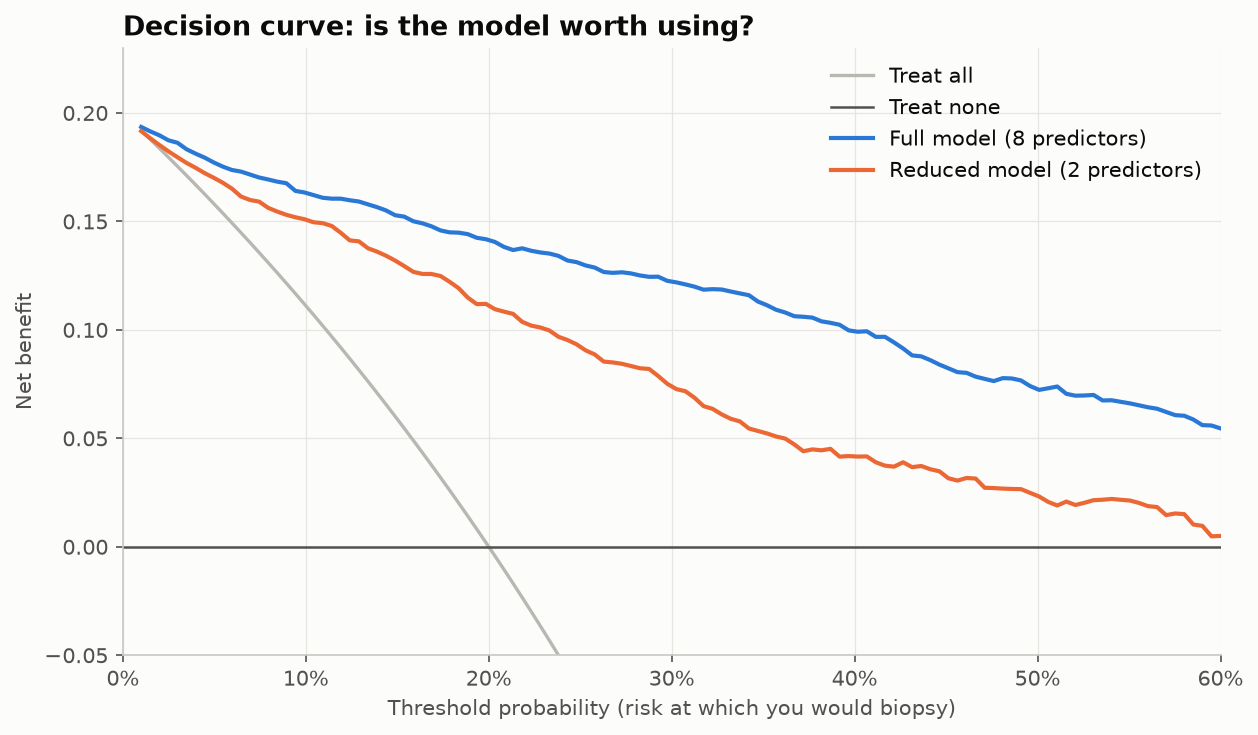

Write Python code to recreate this figure.
"""
Decision Curve Analysis  -  family: Healthcare & life sciences

DESIGN PURPOSE
Plots the net benefit of using a prediction model to decide on treatment,
across the range of threshold probabilities at which a clinician or patient
would act. Each model is compared against the default strategies "treat
everyone" and "treat no one", so the plot shows whether a model is clinically
useful and not just accurate.

WHEN TO USE
  - Judge whether a risk model or biomarker would improve decisions (biopsy,
    adjuvant therapy, screening)
  - Compare models with similar AUC that may differ in clinical usefulness
  - Show the range of risk thresholds over which a model is worth using

AVOID WHEN
  - The model will not be used to make a yes/no decision
  - The predicted probabilities are badly miscalibrated (fix calibration
    first; net benefit depends on it)

ALTERNATIVES
  - ROC curve (discrimination only)
  - Calibration plot

REFERENCE
  - Vickers, A. J. & Elkin, E. B. (2006). Decision curve analysis: a novel
    method for evaluating prediction models. Medical Decision Making 26(6),
    565–574. https://doi.org/10.1177/0272989X06295361

EXAMPLE
Two logistic regression models (full and reduced) predicting a high-grade
cancer finding at biopsy (prevalence about 20%), evaluated on a held-out test
set of synthetic patients.

NOTE: Examples use simulated data. De-identify patient data before analysing
it in notebooks: executed notebooks store their outputs.

Run:  python decision_curve.py
"""
import sys
from pathlib import Path

import numpy as np
import pandas as pd
import matplotlib.pyplot as plt

# Library style: categorical colors in fixed order, recessive axes, hairline grid.
PALETTE = ["#2a78d6", "#eb6834", "#1baf7a", "#eda100",
           "#e87ba4", "#008300", "#6250d6", "#e34948"]
SEQ_CMAP = "Blues"      # sequential: one hue, light -> dark
DIV_CMAP = "RdBu_r"     # diverging: two opposite hues, neutral midpoint
GRAY = "#b8b7b1"        # de-emphasised marks
plt.rcParams.update({
    "figure.figsize": (8, 4.8), "figure.dpi": 110, "figure.facecolor": "#fcfcfb",
    "axes.facecolor": "#fcfcfb", "axes.edgecolor": "#c9c8c3", "axes.linewidth": 0.8,
    "axes.spines.top": False, "axes.spines.right": False,
    "axes.grid": True, "grid.color": "#e6e5e1", "grid.linewidth": 0.6, "axes.axisbelow": True,
    "axes.prop_cycle": plt.cycler(color=PALETTE),
    "axes.titlesize": 13, "axes.titleweight": "bold", "axes.titlelocation": "left",
    "axes.labelcolor": "#52514e", "xtick.color": "#52514e", "ytick.color": "#52514e",
    "text.color": "#0b0b0b", "font.size": 10, "lines.linewidth": 2,
    "legend.frameon": False,
})

from sklearn.datasets import make_classification
from sklearn.linear_model import LogisticRegression
from sklearn.model_selection import train_test_split

# --- Example data ------------------------------------------------------------
X, y = make_classification(n_samples=3000, n_features=8, n_informative=5, weights=[0.8],
                           class_sep=0.8, random_state=4)
X_tr, X_te, y_tr, y_te = train_test_split(X, y, test_size=0.4, random_state=4, stratify=y)
p_full = LogisticRegression(max_iter=1000).fit(X_tr, y_tr).predict_proba(X_te)[:, 1]
p_reduced = LogisticRegression(max_iter=1000).fit(X_tr[:, :2], y_tr).predict_proba(X_te[:, :2])[:, 1]
print(f"test n = {len(y_te)}, prevalence = {y_te.mean():.1%}")

# --- Plot --------------------------------------------------------------------
def net_benefit(y, p, thresholds):
    n = len(y)
    out = []
    for pt in thresholds:
        treat = p >= pt
        tp = (treat & (y == 1)).sum() / n
        fp = (treat & (y == 0)).sum() / n
        out.append(tp - fp * pt / (1 - pt))
    return np.array(out)

th = np.linspace(0.01, 0.6, 120)
prev = y_te.mean()
nb_all = prev - (1 - prev) * th / (1 - th)
fig, ax = plt.subplots(figsize=(8.5, 5))
ax.plot(th, nb_all, color=GRAY, linewidth=1.6, label="Treat all")
ax.axhline(0, color="#52514e", linewidth=1.2, label="Treat none")
ax.plot(th, net_benefit(y_te, p_full, th), color=PALETTE[0], label="Full model (8 predictors)")
ax.plot(th, net_benefit(y_te, p_reduced, th), color=PALETTE[1], label="Reduced model (2 predictors)")
ax.set_ylim(-0.05, prev + 0.03)
ax.set_xlim(0, 0.6)
ax.xaxis.set_major_formatter(plt.matplotlib.ticker.PercentFormatter(1.0))
ax.set_xlabel("Threshold probability (risk at which you would biopsy)")
ax.set_ylabel("Net benefit")
ax.set_title("Decision curve: is the model worth using?")
ax.legend(loc="upper right")
fig.tight_layout()

# --- Save / show -------------------------------------------------------------
out = Path(__file__).with_name(Path(__file__).stem + ".png")
fig.savefig(out, dpi=150, bbox_inches="tight")
print(f"saved {out}")
if "--no-show" not in sys.argv:
    plt.show()
